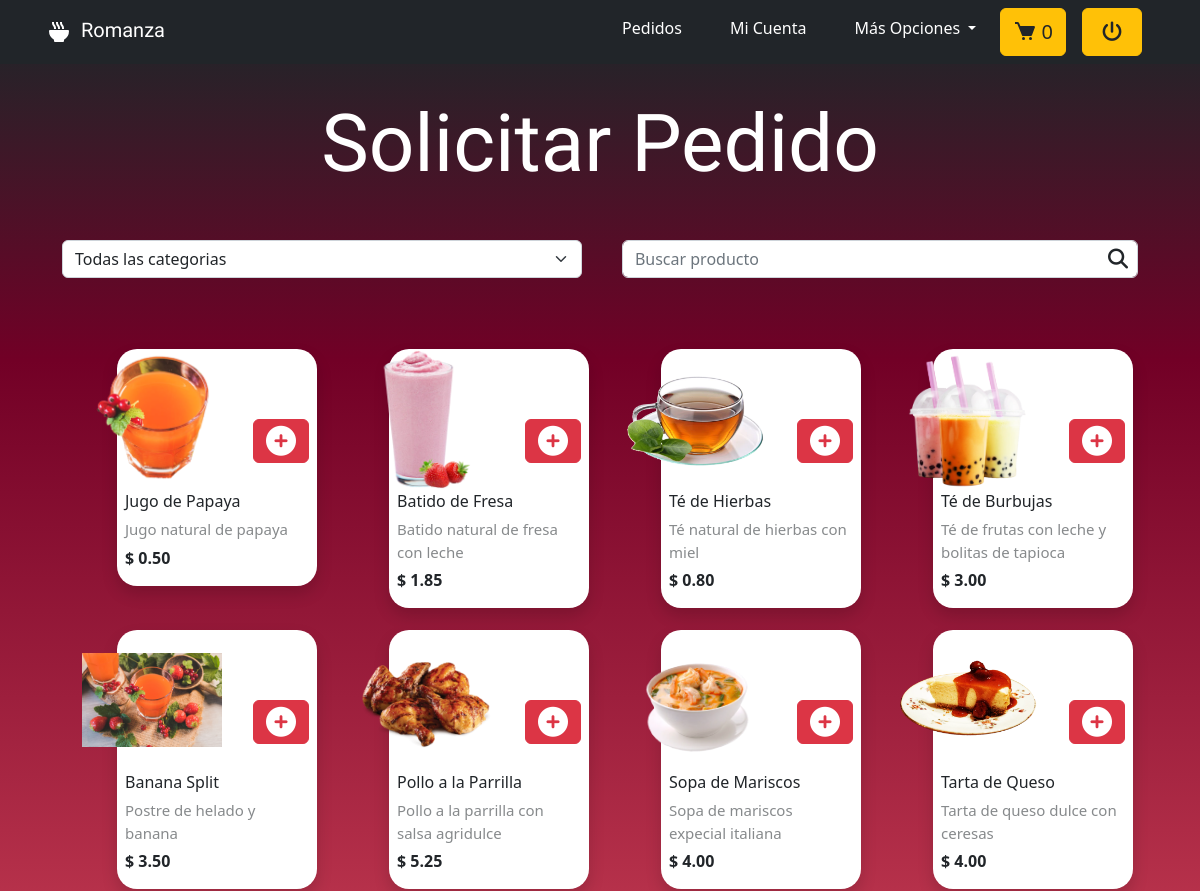
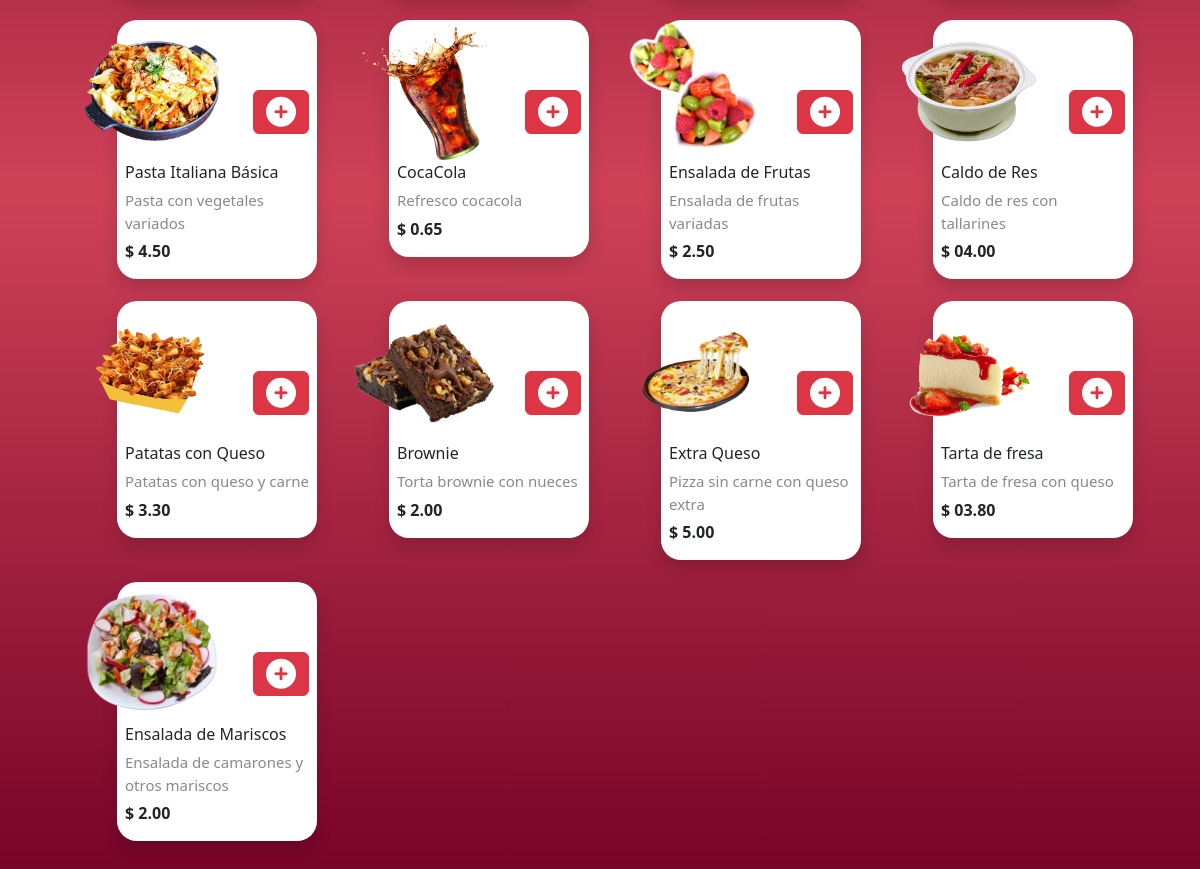
Screenshot of /index.php?romanza=pedidos (signed in) with the database file from the repository (2 pictures, top to bottom).
### tables this page shows
CREATE TABLE `producto` (
  `id_producto` int(11) NOT NULL,
  `nombre` varchar(45) NOT NULL,
  `descripcion` varchar(100) NOT NULL,
  `imagen` varchar(100) DEFAULT NULL,
  `precio` text NOT NULL,
  `estatus` varchar(45) NOT NULL,
  `id_categoria` int(11) NOT NULL,
  `fecha_registro` date NOT NULL
);

### controladores/navegacion.php (called while the page is built)
<?php
    class ControladorDeNavegacion {
        static public function plantilla() {
            include ('vistas/plantilla.php');
        }
        static public function enlacesPaginasC() {
            if (isset($_GET['romanza'])) {
                $modulo = $_GET['romanza'];
            } else {
                $modulo = 'index';
            }
            $respuesta = ModeloDeNavegacion::enlacesPaginasM($modulo);
            include $respuesta;
        }
    }
?>

### index.php (called while the page is built)
<?php
    require_once ('controladores/navegacion.php');
    require_once ('modelos/navegacion.php');
    $mvc = new ControladorDeNavegacion;
    $mvc -> plantilla();
?>

### modelos/conexion.php (called while the page is built, shortened)
<?php
    class Conexion {
        public $servidor = "localhost";
        private $usuario = "root";
        private $password = "V4n32020$";
        private $bd = "romanza";
        private $conexion;
        public function __construct () {
            $this->conexion = new mysqli($this->servidor, $this->usuario, $this->password, $this->bd);
            mysqli_query($this->conexion, "SET NAMES 'utf8'");
        }
        public function conectar () {
            return $this->conexion;
        }
    }
?>

### controladores/Productos.php (called while the page is built, shortened)
<?php
    class Productos extends Conexion {
        public function __construct () {
            $this->conexion = new Conexion();
            $this->conexion = $this->conexion->conectar();
        }
        public function activosPdt () {
            $sql = mysqli_query($this->conexion, "SELECT * FROM producto WHERE estatus = 'activo'");
            return $sql;
        }
    }
?>

### vistas/modulos/pedidos.php (the view, shortened to what this page needs)
<?php
    $productos = new Productos();
    $datos = $productos->activosPdt();
    if (isset($_SESSION['nombre_usuario'])) {
        $id_rol = $_SESSION['id_rol'];
    } else {
        $id_rol = "";
    }
?>
<section class="pedidos py-5">
    <h1 class="text-center text-white my-5 display-1 inicio__titulo"> Solicitar Pedido </h1>
    <div class="container mb-5">
        <form class="pedidos__formulario">
            <select class="form-select pedidos__formulario-campo" aria-label="Default select example" id="buscar-cat" onchange="buscarCat()">
                <option selected value="0">Todas las categorias</option>
            </select>
			<div class="pedidos__formulario-campo pedidos__formulario-campo-s">
                <input type="text" class="form-control" id="buscar-pdt" placeholder="Buscar producto" onkeyup="buscarPdt()">
                <i class="fa-solid fa-magnifying-glass pedidos__formulario-campo-i"></i>
            </div>
		</form>
    </div>
    <article class="container">
        <table class="pedidos__cartas-cont" id="table_data">
            <thead>
                <tr>
                    <th></th>
                </tr>
            </thead>
            <tbody class="container pedidos__cartas" id="the_tabla_body">
                <?php
                    while ($resultado = mysqli_fetch_array($datos)) {
                        ?>
                            <tr>
                                <td>
                                    <div class="pedidos__producto categoria">
                                        <form id="formulario" name="formulario" method="POST" action="vistas/../index.php?romanza=carta" >
                                            <div class="pedidos__producto-img">
                                                <img src="vistas/../publico/activos/pedidos/<?= $resultado['imagen'] ?>" alt="Producto ROMANZA">
                                            </div>
                                            <div class="pedidos__card-contenido shadow px-2">
                                                <?php if ($id_rol == 3) { ?>
                                                    <button type="submit" class="btn btn-danger pedidos__card-detalles"> <i class="fa-solid fa-circle-plus"></i> </button>
                                                <?php } ?>
                                                <p class="pedidos__card-nombre"><?= $resultado['nombre'] ?></p>
                                                <span class="pedidos__card-descripcion"> <?= $resultado['descripcion'] ?> </span>
                                                <p class="pedidos__card-precio mb-3">$ <?= $resultado['precio'] ?></p>
                                            </div>
                                        </form>
                                    </div>
                                </td>
                            </tr>
                        <?php
                    }
                ?>
            </tbody>
        </table>
    </article>
</section>

### publico/css/estilos.css (style rules this page uses)
:root { --fuente-titulos: 'Satisfy', cursive; --negro: rgb(0, 0, 0); --blanco: rgb(255, 255, 255); --gris-oscuro: rgb(33, 37, 41); --gris-medio: rgb(135, 138, 140); --gris-claro: rgb(214, 214, 215); --rojo-cta: rgb(220, 53, 69); --amarillo-cta: rgb(255, 193, 7); --verde-correcto: rgb(8, 75, 13); --sombra: rgba(135, 138, 140, .1); --sombra-clara: rgba(255, 255, 255, .2); --sombra-oscura: rgba(0, 0, 0, .2); --sombra-roja: rgba(220, 53, 69, .5); --sombra-verde: rgb(30, 209, 45, .5); --fondo-degradado: linear-gradient(#212529 2%, #720026 20%, #ce4257 60%, #720026 100%); --verde-correcto: #1ed12d; --rojo-incorrecto: #bb2929; }
body { background-color: var(--gris-oscuro); }
.inicio__titulo { font-family: var(--fuente-titulos); }
.pedidos { background-image: var(--fondo-degradado); background-attachment: fixed; background-size: cover; min-height: 100vh; }
.pedidos__cartas-cont { margin-left: auto; margin-right: auto; }
.pedidos__cartas { display: grid; grid-template-columns: repeat(auto-fit, minmax(250px, 1fr)); grid-auto-rows: minmax(200px, auto); gap: 20px; padding: 20px; grid-auto-flow: dense; }
.pedidos__producto { width: 250px; height: 200px; margin: 0 auto; padding-left: 15px; }
.pedidos__producto-img { position: absolute; margin: 0 auto; width: 140px; height: 140px; overflow: hidden; }
.pedidos__producto-img img { object-fit: contain; width: 100%; height: 100%; }
.pedidos__card-contenido { float: right; width: 200px; background-color: var(--blanco); border-radius: 20px; }
.pedidos__card-detalles { display: flex; align-items: center; justify-content: center; float: right; margin: 70px 0 0 98px; }
.pedidos__card-detalles i { font-size: 30px; }
.pedidos__card-nombre { margin: 140px 0 0 0; }
.pedidos__card-descripcion { font-size: 15px; display: block; margin-top: 5px; margin-bottom: 5px; color: var(--gris-medio); }
.pedidos__card-precio { font-weight: 800; }
.pedidos__formulario { display: flex; width: 100%; }
.pedidos__formulario-campo { width: 50%; margin: 0 20px; }
.pedidos__formulario-campo-s { position: relative; }
.pedidos__formulario-campo-i { position: absolute; right: 10px; bottom: 9px; z-index: 100; color: var(--gris-oscuro); font-size: 20px; }

### rows the page displays
producto: imagen (picture), nombre "Jugo de Papaya", descripcion "Jugo natural de papaya", precio "0.50"
producto: imagen (picture), nombre "Batido de Fresa", descripcion "Batido natural de fresa con leche", precio "1.85"
producto: imagen (picture), nombre "Té de Hierbas", descripcion "Té natural de hierbas con miel", precio "0.80"
producto: imagen (picture), nombre "Té de Burbujas", descripcion "Té de frutas con leche y bolitas de tapioca", precio "3.00"
producto: imagen (picture), nombre "Banana Split", descripcion "Postre de helado y banana", precio "3.50"
producto: imagen (picture), nombre "Pollo a la Parrilla", descripcion "Pollo a la parrilla con salsa agridulce", precio "5.25"
producto: imagen (picture), nombre "Sopa de Mariscos", descripcion "Sopa de mariscos expecial italiana", precio "4.00"
producto: imagen (picture), nombre "Tarta de Queso", descripcion "Tarta de queso dulce con ceresas", precio "4.00"
producto: imagen (picture), nombre "Pasta Italiana Básica", descripcion "Pasta con vegetales variados", precio "4.50"
producto: imagen (picture), nombre "CocaCola", descripcion "Refresco cocacola", precio "0.65"
producto: imagen (picture), nombre "Ensalada de Frutas", descripcion "Ensalada de frutas variadas", precio "2.50"
producto: imagen (picture), nombre "Caldo de Res", descripcion "Caldo de res con tallarines", precio "04.00"
producto: imagen (picture), nombre "Patatas con Queso", descripcion "Patatas con queso y carne", precio "3.30"
producto: imagen (picture), nombre "Brownie", descripcion "Torta brownie con nueces", precio "2.00"
producto: imagen (picture), nombre "Extra Queso", descripcion "Pizza sin carne con queso extra", precio "5.00"
producto: imagen (picture), nombre "Tarta de fresa", descripcion "Tarta de fresa con queso", precio "03.80"
producto: imagen (picture), nombre "Ensalada de Mariscos", descripcion "Ensalada de camarones y otros mariscos", precio "2.00"

### other values shown
$total_cantidad "0"
